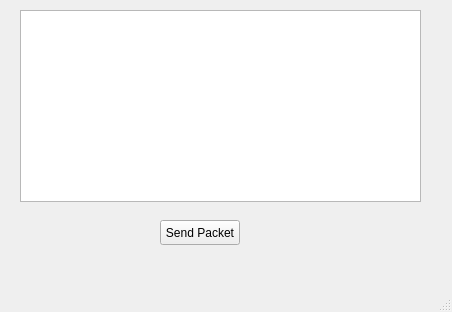
<?xml version="1.0" encoding="UTF-8"?>
<ui version="4.0">
 <class>MainWindow</class>
 <widget class="QMainWindow" name="MainWindow">
  <property name="geometry">
   <rect>
    <x>0</x>
    <y>0</y>
    <width>452</width>
    <height>312</height>
   </rect>
  </property>
  <property name="windowTitle">
   <string>MainWindow</string>
  </property>
  <widget class="QWidget" name="centralwidget">
   <widget class="QTextBrowser" name="textBrowser">
    <property name="geometry">
     <rect>
      <x>20</x>
      <y>10</y>
      <width>401</width>
      <height>192</height>
     </rect>
    </property>
   </widget>
   <widget class="QPushButton" name="pushButton">
    <property name="geometry">
     <rect>
      <x>160</x>
      <y>220</y>
      <width>80</width>
      <height>25</height>
     </rect>
    </property>
    <property name="text">
     <string>Send Packet</string>
    </property>
   </widget>
  </widget>
  <widget class="QMenuBar" name="menubar">
   <property name="geometry">
    <rect>
     <x>0</x>
     <y>0</y>
     <width>452</width>
     <height>22</height>
    </rect>
   </property>
  </widget>
  <widget class="QStatusBar" name="statusbar"/>
 </widget>
 <resources/>
 <connections/>
</ui>
